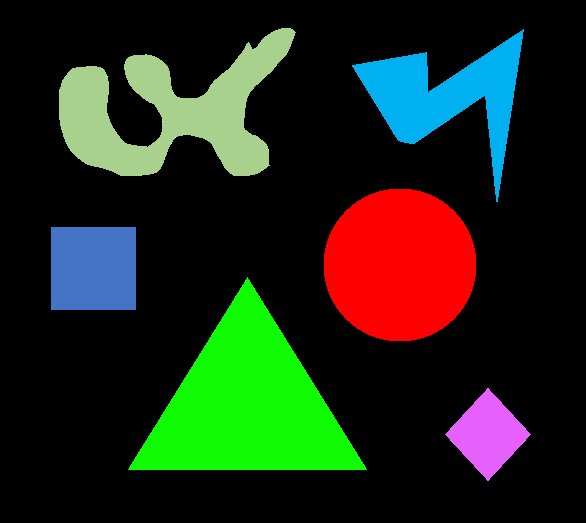
#> input picture tema3/imagenes/figuras.png, 586 x 523 px, found by its file name
$ jupyter execute --allow-errors aprendizaje_supervisado_tema_3_Image_segmentation_version_clase.ipynb
#> lines starting #> are read from the running program, lines starting #| are printed output that depends on the picture; after the words box and inside, x2 and y2 are one past the last pixel; in counts of white or black regions, pixels touching at a corner belong together
<a href="https://colab.research.google.com/github/ssanchezgoe/viu_aprendizaje_supervisado/blob/main/tema3/aprendizaje_supervisado_tema_3_Image_segmentation_version_clase.ipynb" target="_parent"></a>

### SEGMENTACIÓN MEDIANTE THRESHOLDING

[cell 1]
import matplotlib.pyplot as plt
import cv2

# Read an image
img = cv2.imread('./figuras.png')
#> img is the input picture: shape (523, 586, 3); mean B, G, R 23.7, 39.8, 30
img_rgb = cv2.cvtColor(img, cv2.COLOR_BGR2RGB)
plt.imshow(img_rgb, cmap='gray')
plt.title('Imagen original')
plt.show()

[cell 2]
# Convertimos la imagen a escala de grises
import numpy as np
gray_img = cv2.cvtColor(img, cv2.COLOR_BGR2GRAY)
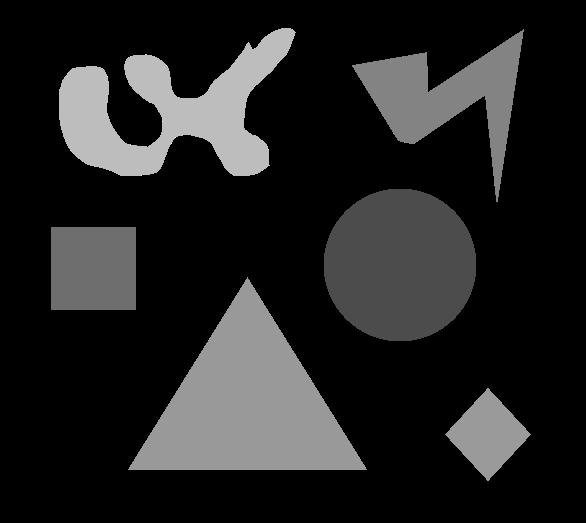
#> gray_img: shape (523, 586); min 0, max 255, mean 35
#gray_img = cv2.imread('figuras.png', 0) # Una forma de leer la imagen directamente en escala de grises

plt.imshow(gray_img, cmap='gray')
plt.title('Imagen de grises')
plt.show()

[cell 3]
figs_grays_values = {}
figs_grays_values['free_hand_figure_thr'] = 188
figs_grays_values['ray_thr'] = 130
figs_grays_values['square_thr'] = 109
figs_grays_values['circle_thr'] = 75
figs_grays_values['triangle_thr'] = 152
figs_grays_values['diamond_thr'] = 153

[cell 4]
mascara = (gray_img == figs_grays_values['circle_thr']+1)
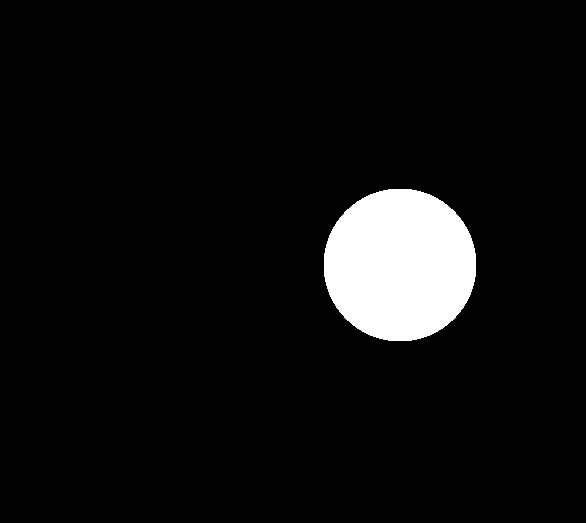
#> mascara: shape (523, 586) bool; 6% white; 1 white region, box (x1, y1, x2, y2) and area: (324, 189, 476, 341) 18344
mascara = mascara.astype(np.uint8) * 255
plt.imshow(mascara, cmap='gray')
plt.title('Imagen de grises')
plt.show()

[cell 5]
# Calculamos el histograma
hist = cv2.calcHist([gray_img], [0], None, [260], [0, 260]) # [0] son los canales, None la máscara
#> hist = 260 values, max 227461 at index 0, min 0 at index 1, mean 1178.8

plt.plot(hist)
plt.grid()
plt.title('Histograma')
plt.show()
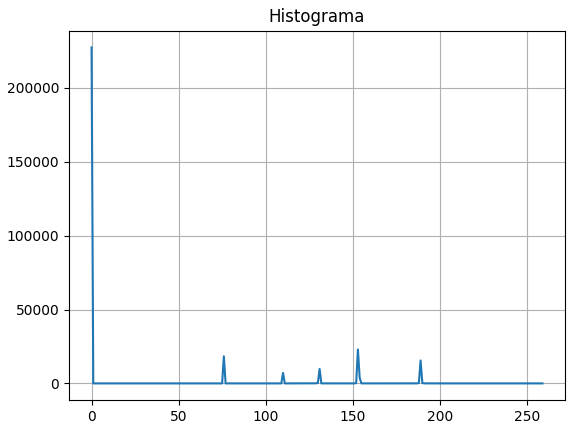
#> figure drawn by matplotlib, 1 panel; curve peaks at x = 0, y = 227461

# Otra forma de mostrar el histograma (solo visualización)
plt.hist(gray_img.ravel(), bins=50)
plt.grid(True)
plt.show()
#> figure, not shown here; tallest bar 227461 high, from x = 0 to 5.1

[cell 6]
# Fijamos el umbral en base al histograma anterior
t = 80

# Extreaemos la máscara binaria
maxim = 255
_, mask = cv2.threshold(gray_img, t, maxim, cv2.THRESH_BINARY)
#> mask: shape (523, 586); 19.8% white; 5 white regions, box (x1, y1, x2, y2) and area: (128, 277, 367, 470) 23119, (59, 28, 296, 176) 16198, (352, 29, 524, 202) 10282, (51, 227, 136, 310) 7055, (445, 388, 531, 481) 4018

# Otra formas de extraer la máscara
# mask = gray_img.copy()
# mask = mask>t

# Visualizamos para corroborar
plt.imshow(mask, cmap='gray')
plt.title('Máscara t=' + str(t))
plt.show()

print(np.unique(mask)) # Atent@s a los formatos (bool, uint8, etc.)
#| [  0 255]

[cell 7]
# Fijamos el umbral con el método de OTSU
t, mask = cv2.threshold(gray_img,0,1,cv2.THRESH_OTSU) # 0 es por defecto y 1 es el valor máximo de la máscara
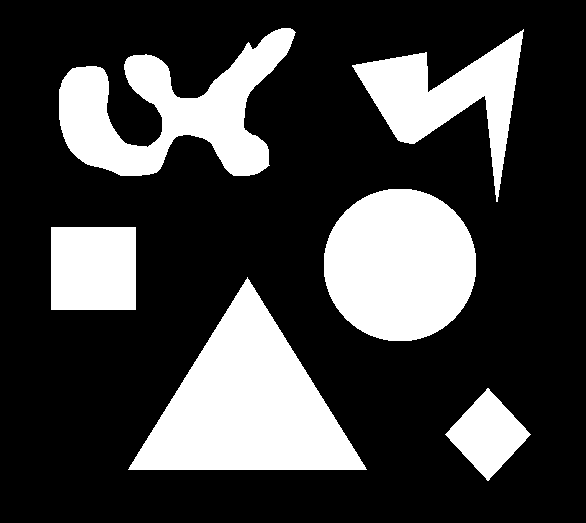
#> mask: shape (523, 586); values 0 (black) and 1 (white), 25.8% white; 6 white regions, box (x1, y1, x2, y2) and area: (128, 277, 367, 470) 23119, (324, 189, 476, 341) 18344, (59, 28, 296, 176) 16198, (352, 29, 524, 202) 10282, (51, 227, 136, 310) 7055, (445, 388, 531, 481) 4018
#> t = 29
print(np.unique(mask))
#| [0 1]

# Visualizamos para corroborar que se obtiene el mismo resultado
plt.imshow(mask, cmap='gray')
plt.title('Máscara Otsu t=' + str(t))
plt.show()

### SEGMENTACIÓN MEDIANTE CONVERSIONES DE COLOR

[cell 8]
# Imaginamos que queremos segmentar únicamente el círculo
img = cv2.imread('./figuras.png')
img_rgb = cv2.cvtColor(img, cv2.COLOR_BGR2RGB)

plt.imshow(img_rgb, cmap='gray')
plt.title('Imagen original')
plt.show()

[cell 9]
# Obtenemos el canal rojo
R = img[:,:,2]
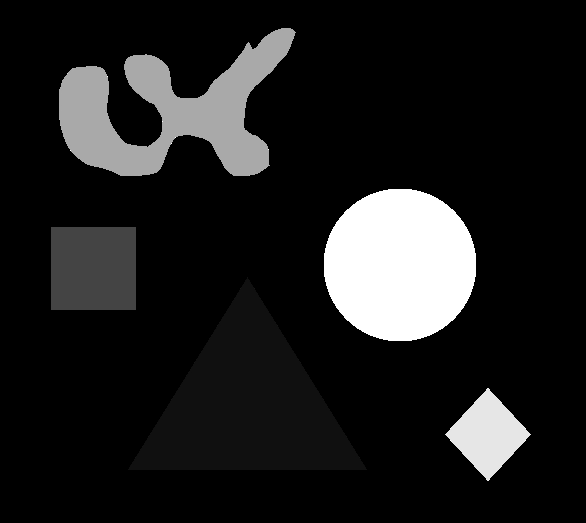
#> R: shape (523, 586); min 0, max 255, mean 30

plt.imshow(R, cmap='gray')
plt.title('Canal rojo')
plt.show()

[cell 10]
# Observamos el histograma
plt.hist(R.ravel(), bins=50)
plt.grid(True)
plt.show()
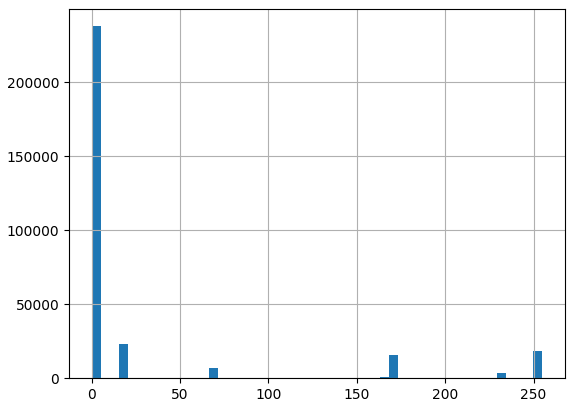
#> figure drawn by matplotlib, 1 panel; tallest bar 237761 high, from x = 0 to 5.1
print(np.max(R))
#| 255

[cell 11]
# Fijamos el umbral y extraemos la máscara
t=np.max(R)
#> t = 255
mask = R.copy()
mask[mask<t] = 0
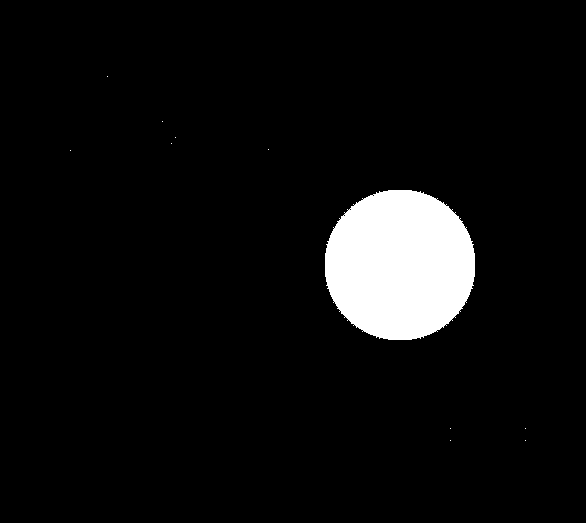
#> mask: shape (523, 586); 5.9% white; 11 white regions (10 under 20 px), largest, box (x1, y1, x2, y2) and area: (325, 190, 475, 340) 17931

plt.imshow(mask, cmap='gray')
plt.title('ROI segmentada')
plt.show()

#> (a cell that did not finish here is left out)

### SEGMENTACIÓN SEMÁNTICA CON DETECCIÓN DE BORDES

[cell 13]
# SEGMENTACIÓN SEMÁNTICA CON DETECCIÓN DE BORDES
img = cv2.imread('./figuras.png')
img_rgb = cv2.cvtColor(img, cv2.COLOR_BGR2RGB)

plt.imshow(img_rgb)
plt.title('Imagen original')
plt.show()

[cell 14]
# Aplicamos un filtro gaussiano para emborronar las altas frecuencias
img_gaus = cv2.GaussianBlur(img_rgb, (5,5), 0) # (5x5) es el tamaño del filtro y 0 es la desviación estándar
plt.imshow(img_gaus, cmap='gray')
plt.show()

[cell 15]
# Detección de bordes de Canny
canny = cv2.Canny(img_gaus, 255/3, 255) # minValue and maxValue. Canny recomienda que minValue sea 3 veces mayor que maxValue
#> canny: shape (523, 586); 1.3% white in thin lines or dots, all inside (x1, y1, x2, y2) = (50, 27, 531, 481)
kernel = np.ones((2,2), 'uint8')
canny = cv2.dilate(canny, kernel, iterations=3)
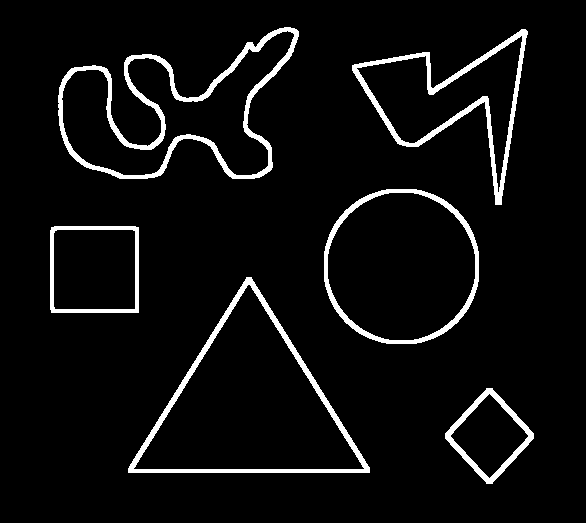
#> canny: shape (523, 586); 5.5% white; 6 white regions, box (x1, y1, x2, y2) and area: (58, 27, 299, 179) 4889, (128, 277, 370, 473) 3414, (352, 29, 528, 205) 3333, (324, 189, 479, 344) 2376, (445, 388, 534, 484) 1408, (50, 226, 139, 313) 1340
#canny = cv2.erode(canny, kernel, iterations=2)

plt.imshow(canny, cmap='gray')
plt.show()

[cell 16]
# Rellenar objetos (solo rellena si no están en contacto con el límite de la imagen)
from scipy.ndimage import binary_fill_holes as bfh
bordes = canny.copy()
filled_bordes = bfh(bordes)
#> filled_bordes: shape (523, 586) bool; 28.5% white; 6 white regions, box (x1, y1, x2, y2) and area: (128, 277, 370, 473) 24715, (324, 189, 479, 344) 19461, (58, 27, 299, 179) 18606, (352, 29, 528, 205) 11964, (50, 226, 139, 313) 7730, (445, 388, 534, 484) 4732

plt.imshow(filled_bordes.astype('uint8'), cmap='gray')
plt.title('cleaned lumen mask')
plt.show()

### SEGMENTACIÓN POR CRECIMIENTO DE REGIONES (region growing)

[cell 17]
# Cargar imagen
from skimage import io
import cv2
import numpy as np
import matplotlib.pyplot as plt
img = cv2.imread('./estrellas.png', 0)
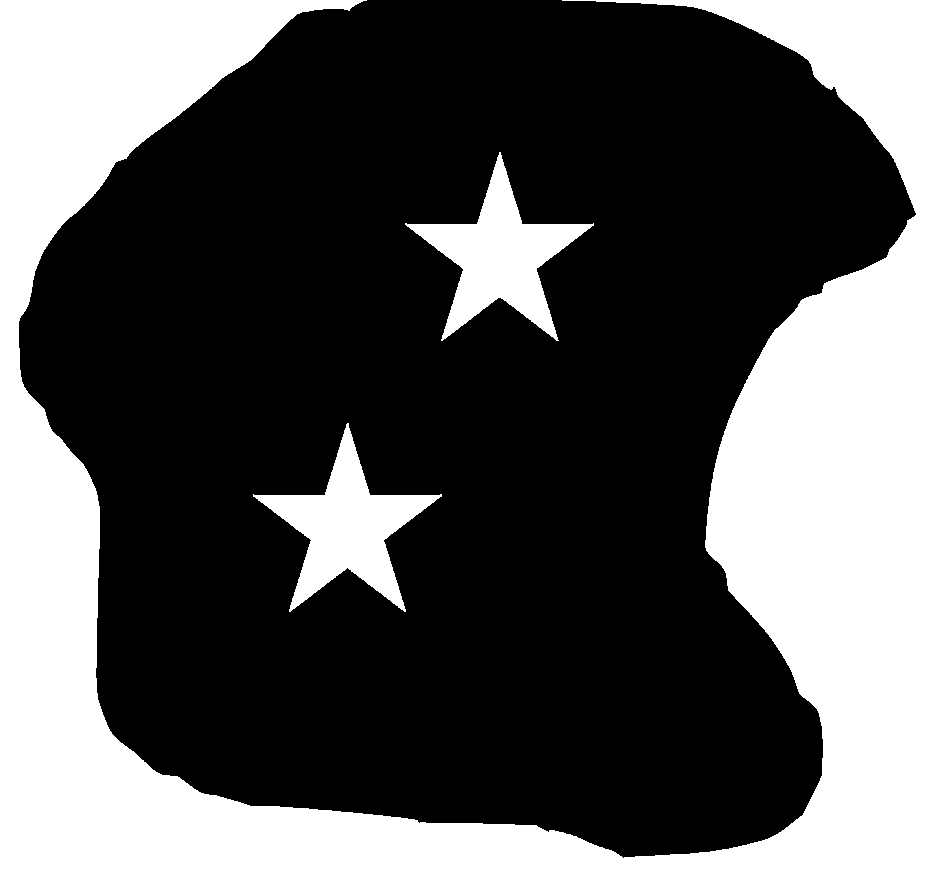
#> input picture tema3/imagenes/estrellas.png, 945 x 889 px, found by its file name
#> img: shape (889, 945); 36% white; 3 white regions, box (x1, y1, x2, y2) and area: (0, 0, 945, 889) 278564, (253, 423, 442, 612) 12058, (405, 152, 594, 341) 12044

plt.imshow(img, cmap='gray')
plt.show()

[cell 18]
# Crear una copia de la imagen
mask = img.copy()

# Definir una imagen negra de referencia
h, w = img.shape
#> h = 889; w = 945
ref = np.zeros((h+2, w+2), np.uint8)

# Fijar la semilla. En este caso en la esquina superior izquierda (posición 0,0) para rellenar a partir de ahí
cv2.floodFill(mask, ref, (500,220), 0); # Como nos interesa rellenar de negro, utilizamos el 0 en la última posición
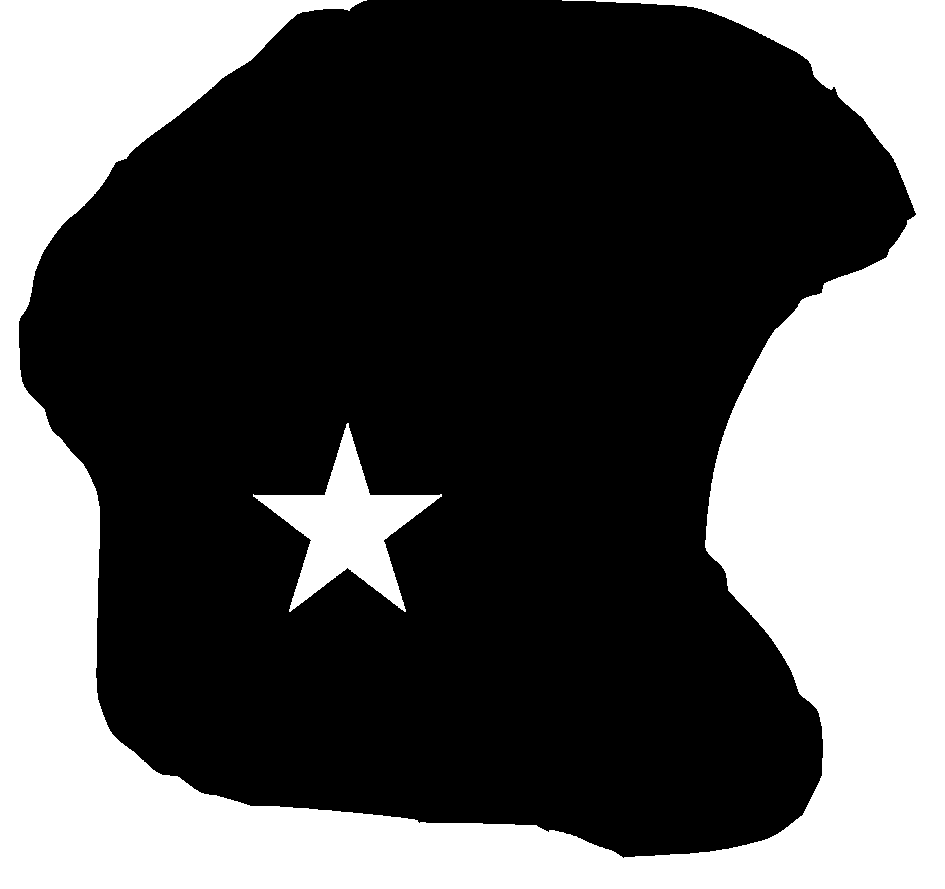
#> mask: shape (889, 945); 34.6% white; 2 white regions, box (x1, y1, x2, y2) and area: (0, 0, 945, 889) 278564, (253, 423, 442, 612) 12058

fig, ax = plt.subplots(1,2)
ax[0].imshow(img, cmap='gray'), ax[0].set_title('original')
ax[1].imshow(mask, cmap='gray'), ax[1].set_title('máscara')
plt.show()
